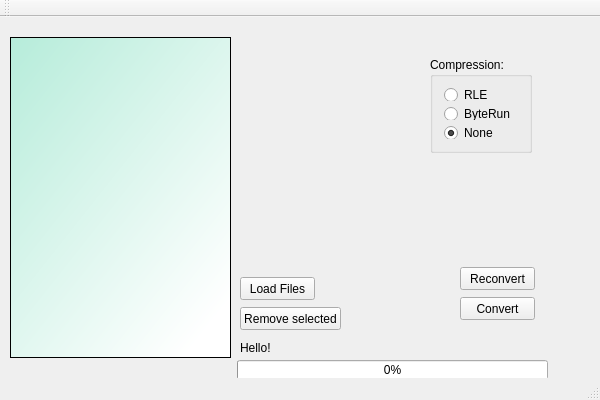
<?xml version="1.0" encoding="UTF-8"?>
<ui version="4.0">
 <class>MainWindow</class>
 <widget class="QMainWindow" name="MainWindow">
  <property name="windowModality">
   <enum>Qt::NonModal</enum>
  </property>
  <property name="geometry">
   <rect>
    <x>0</x>
    <y>0</y>
    <width>600</width>
    <height>400</height>
   </rect>
  </property>
  <property name="sizePolicy">
   <sizepolicy hsizetype="Fixed" vsizetype="Fixed">
    <horstretch>0</horstretch>
    <verstretch>0</verstretch>
   </sizepolicy>
  </property>
  <property name="minimumSize">
   <size>
    <width>600</width>
    <height>400</height>
   </size>
  </property>
  <property name="maximumSize">
   <size>
    <width>600</width>
    <height>400</height>
   </size>
  </property>
  <property name="windowTitle">
   <string>MainWindow</string>
  </property>
  <widget class="QWidget" name="centralWidget">
   <widget class="QPushButton" name="load_pushButton">
    <property name="geometry">
     <rect>
      <x>240</x>
      <y>260</y>
      <width>75</width>
      <height>23</height>
     </rect>
    </property>
    <property name="text">
     <string>Load Files</string>
    </property>
   </widget>
   <widget class="QListWidget" name="listWidget">
    <property name="geometry">
     <rect>
      <x>10</x>
      <y>20</y>
      <width>221</width>
      <height>321</height>
     </rect>
    </property>
    <property name="styleSheet">
     <string notr="true">background-color: qlineargradient(spread:pad, x1:0, y1:0, x2:0.835227, y2:0.96, stop:0 rgba(182, 236, 218, 255), stop:1 rgba(255, 255, 255, 255));
font: 8pt &quot;MS Shell Dlg 2&quot;;</string>
    </property>
    <property name="dragEnabled">
     <bool>true</bool>
    </property>
    <property name="alternatingRowColors">
     <bool>true</bool>
    </property>
    <property name="selectionMode">
     <enum>QAbstractItemView::MultiSelection</enum>
    </property>
    <property name="sortingEnabled">
     <bool>false</bool>
    </property>
   </widget>
   <widget class="QLabel" name="progress_label">
    <property name="geometry">
     <rect>
      <x>240</x>
      <y>321</y>
      <width>321</width>
      <height>20</height>
     </rect>
    </property>
    <property name="text">
     <string>Hello!</string>
    </property>
    <property name="textFormat">
     <enum>Qt::AutoText</enum>
    </property>
   </widget>
   <widget class="QPushButton" name="remove_selected_pushButton">
    <property name="geometry">
     <rect>
      <x>240</x>
      <y>290</y>
      <width>101</width>
      <height>23</height>
     </rect>
    </property>
    <property name="text">
     <string>Remove selected</string>
    </property>
   </widget>
   <widget class="QPushButton" name="convert_pushButton">
    <property name="geometry">
     <rect>
      <x>460</x>
      <y>280</y>
      <width>75</width>
      <height>23</height>
     </rect>
    </property>
    <property name="text">
     <string>Convert</string>
    </property>
   </widget>
   <widget class="QGroupBox" name="groupBox">
    <property name="geometry">
     <rect>
      <x>430</x>
      <y>40</y>
      <width>102</width>
      <height>96</height>
     </rect>
    </property>
    <property name="title">
     <string>Compression:</string>
    </property>
    <layout class="QVBoxLayout" name="verticalLayout">
     <item>
      <widget class="QRadioButton" name="radioButton">
       <property name="text">
        <string>RLE</string>
       </property>
      </widget>
     </item>
     <item>
      <widget class="QRadioButton" name="radioButton_2">
       <property name="text">
        <string>ByteRun</string>
       </property>
      </widget>
     </item>
     <item>
      <widget class="QRadioButton" name="radioButton_3">
       <property name="text">
        <string>None</string>
       </property>
       <property name="checked">
        <bool>true</bool>
       </property>
      </widget>
     </item>
    </layout>
   </widget>
   <widget class="QPushButton" name="reconvert_pushButton">
    <property name="geometry">
     <rect>
      <x>460</x>
      <y>250</y>
      <width>75</width>
      <height>23</height>
     </rect>
    </property>
    <property name="text">
     <string>Reconvert</string>
    </property>
   </widget>
   <widget class="QProgressBar" name="progressBar">
    <property name="enabled">
     <bool>true</bool>
    </property>
    <property name="geometry">
     <rect>
      <x>237</x>
      <y>343</y>
      <width>311</width>
      <height>20</height>
     </rect>
    </property>
    <property name="value">
     <number>0</number>
    </property>
    <property name="textVisible">
     <bool>true</bool>
    </property>
    <property name="invertedAppearance">
     <bool>false</bool>
    </property>
   </widget>
  </widget>
  <widget class="QToolBar" name="mainToolBar">
   <attribute name="toolBarArea">
    <enum>TopToolBarArea</enum>
   </attribute>
   <attribute name="toolBarBreak">
    <bool>false</bool>
   </attribute>
  </widget>
  <widget class="QStatusBar" name="statusBar"/>
 </widget>
 <layoutdefault spacing="6" margin="11"/>
 <resources/>
 <connections>
  <connection>
   <sender>listWidget</sender>
   <signal>itemSelectionChanged()</signal>
   <receiver>progress_label</receiver>
   <slot>clear()</slot>
   <hints>
    <hint type="sourcelabel">
     <x>120</x>
     <y>213</y>
    </hint>
    <hint type="destinationlabel">
     <x>423</x>
     <y>59</y>
    </hint>
   </hints>
  </connection>
 </connections>
</ui>
